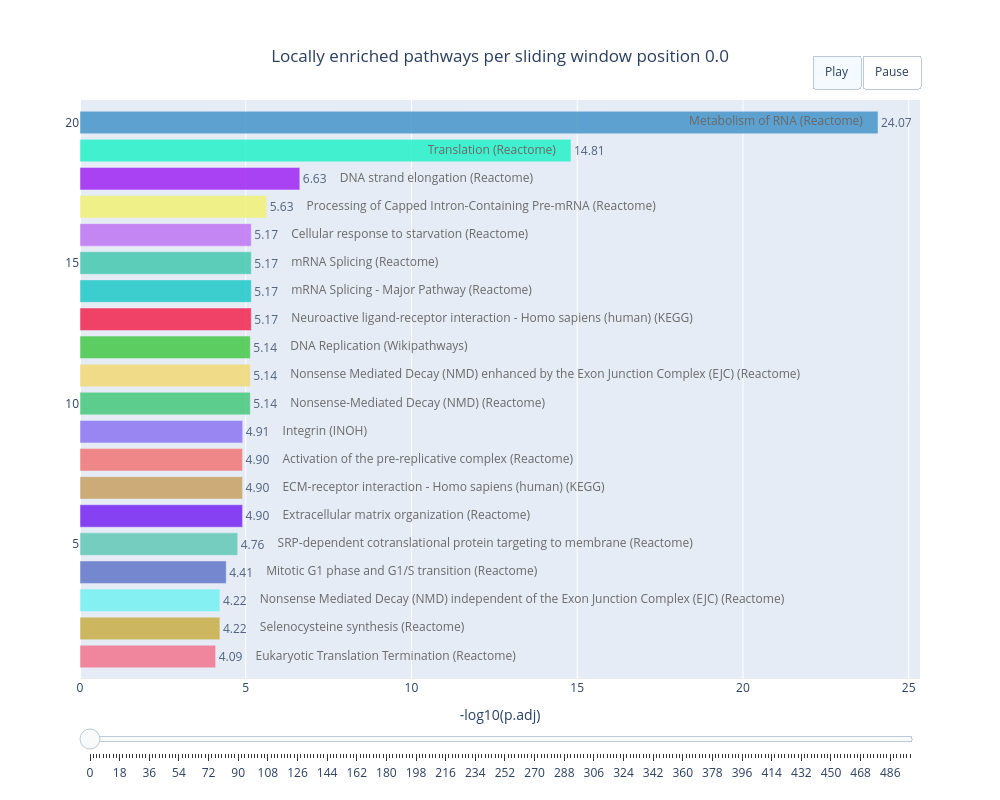

The code cell stored with this chart in its notebook:
### Code cell
import bar_chart_race_ as bcr

bcr = bcr.bar_chart_race_plotly(orientation='h', #filename='race.html', 
                                period_length=2000, 
                                interpolate_period=True, 
                                steps_per_period=2, n_bars=20, 
                                #fixed_xaxis = False, #does not work currently
                                val_ax_label = '-log10(p.adj)',
                                scatter_labels = True,
                                frame_subset=500)
bcr.make_animation()
